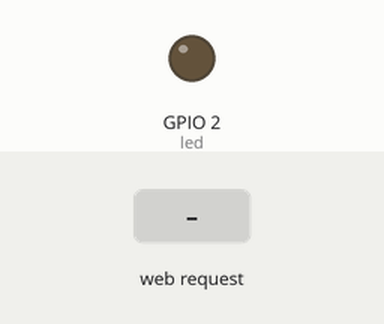
This program was run on a simulated ESP32 board running MicroPython. Shown: output pins drawn as LEDs (lit = HIGH). The inputs (shaded band) are chosen by the test bench. WiFi joins after 1.5 s; what the program prints to the serial console is not drawn.

Above: at 2.8 s.
2.9 s: HTTP request GET /?led_2_on received
At 3.3 s:
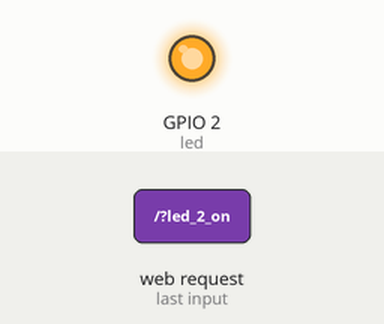
4.4 s: HTTP request GET /?led_2_off received
At 5.7 s:
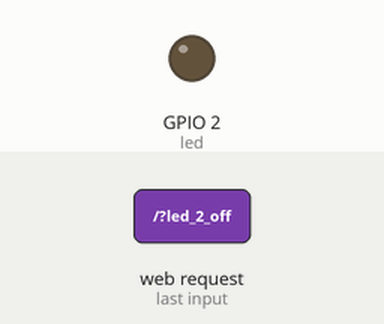
Timing chart, 0 to 7.4 s (numbered marks = the images above; inputs shaded):
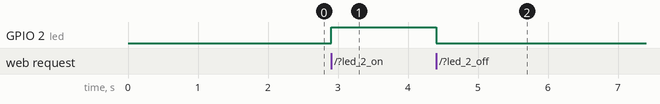

The program:

Main.py
```python
import wifimgr
from time import sleep
import machine
import gc
try:
  import usocket as socket
except:
  import socket
led = machine.Pin(2, machine.Pin.OUT)
wlan = wifimgr.get_connection()
if wlan is None:
    print("Could not initialize the network connection.")
    while True:
        pass
print("ESP OK0")
led_state = "OFF"
def web_page():
    html = """<html>

<head>
    <meta name="viewport" content="width=device-width, initial-scale=1">
    <link rel="stylesheet" href="https://use.fontawesome.com/releases/v5.7.2/css/all.css"
     integrity="sha384-fnmOCqbTlWIlj8LyTjo7mOUStjsKC4pOpQbqyi7RrhN7udi9RwhKkMHpvLbHG9Sr" crossorigin="anonymous">
    <style>
        html {
            font-family: Arial;
            display: inline-block;
            margin: 0px auto;
            text-align: center;
        }

        .button {
            background-color: #ce1b0e;
            border: none;
            color: white;
            padding: 16px 40px;
            text-align: center;
            text-decoration: none;
            display: inline-block;
            font-size: 16px;
            margin: 4px 2px;
            cursor: pointer;
        }

        .button1 {
            background-color: #000000;
        }
    </style>
</head>

<body>
    <h2>ESP MicroPython Web Server</h2>
    <p>LED state: <strong>""" + led_state + """</strong></p>
    <p>
        <i class="fas fa-lightbulb fa-3x" style="color:#c81919;"></i>
        <a href=\"?led_2_on\"><button class="button">LED ON</button></a>
    </p>
    <p>
        <i class="far fa-lightbulb fa-3x" style="color:#000000;"></i>
        <a href=\"?led_2_off\"><button class="button button1">LED OFF</button></a>
    </p>
</body>

</html>"""
    return html


s = socket.socket(socket.AF_INET, socket.SOCK_STREAM)
s.bind(('', 80))
s.listen(5)

while True:
    try:
        if gc.mem_free() < 102000:
            gc.collect()
        conn, addr = s.accept()
        conn.settimeout(3.0)
        print('Received HTTP GET connection request from %s' % str(addr))
        request = conn.recv(1024)
        conn.settimeout(None)
        request = str(request)
        print('GET Rquest Content = %s' % request)
        led_on = request.find('/?led_2_on')
        led_off = request.find('/?led_2_off')
        if led_on == 6:
            print('LED ON -> GPIO2')
            led_state = "ON"
            led.on()
        if led_off == 6:
            print('LED OFF -> GPIO2')
            led_state = "OFF"
            led.off()
        response = web_page()
        conn.send('HTTP/1.1 200 OK\n')
        conn.send('Content-Type: text/html\n')
        conn.send('Connection: close\n\n')
        conn.sendall(response)
        conn.close()
    except OSError as e:
        conn.close()
        print('Connection closed')
```

Measured:
- after the input at 2.9 s, GPIO 2 (led): LOW → HIGH at once
- after the input at 4.4 s, GPIO 2 (led): HIGH → LOW at once
